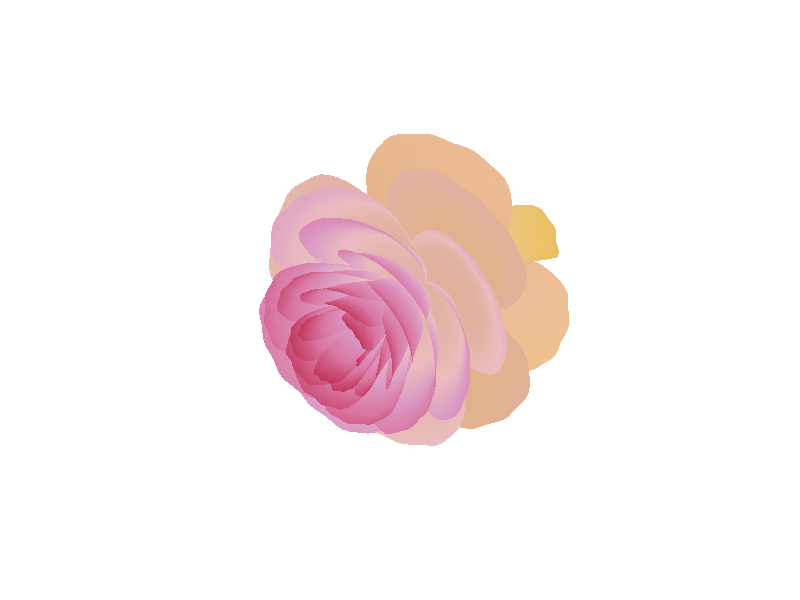

The MATLAB script that drew this image:
function drawRose2
grid on
[x,t]=meshgrid((0:24)./24,(0:0.5:575)./575.*20.*pi-4*pi);
p=(pi/2)*exp(-t./(8*pi));
change=sin(20*t)/150;
u=1-(1-mod(3.3*t,2*pi)./pi).^4./2+change;
y=2*(x.^2-x).^2.*sin(p);

r=u.*(x.*sin(p)+y.*cos(p)).*1.5;
h=u.*(x.*cos(p)-y.*sin(p));

map=[0.9176    0.7490    0.3765
    0.9188    0.7513    0.3879
    0.9200    0.7537    0.3992
    0.9211    0.7560    0.4106
    0.9223    0.7584    0.4220
    0.9235    0.7608    0.4334
    0.9247    0.7631    0.4447
    0.9259    0.7654    0.4561
    0.9270    0.7678    0.4675
    0.9282    0.7702    0.4788
    0.9294    0.7725    0.4902
    0.9298    0.7698    0.5008
    0.9302    0.7670    0.5114
    0.9306    0.7643    0.5220
    0.9310    0.7615    0.5326
    0.9314    0.7588    0.5432
    0.9317    0.7561    0.5537
    0.9321    0.7533    0.5643
    0.9325    0.7506    0.5749
    0.9329    0.7478    0.5855
    0.9333    0.7451    0.5961
    0.9290    0.7404    0.5894
    0.9247    0.7357    0.5828
    0.9204    0.7310    0.5761
    0.9161    0.7263    0.5694
    0.9118    0.7215    0.5627
    0.9074    0.7168    0.5561
    0.9031    0.7121    0.5494
    0.8988    0.7074    0.5427
    0.8945    0.7027    0.5361
    0.8902    0.6980    0.5294
    0.8890    0.6976    0.5388
    0.8878    0.6972    0.5482
    0.8867    0.6968    0.5576
    0.8855    0.6964    0.5670
    0.8843    0.6961    0.5765
    0.8831    0.6957    0.5859
    0.8819    0.6953    0.5953
    0.8808    0.6949    0.6047
    0.8796    0.6945    0.6141
    0.8784    0.6941    0.6235
    0.8827    0.6988    0.6364
    0.8870    0.7035    0.6494
    0.8914    0.7082    0.6623
    0.8957    0.7129    0.6753
    0.9000    0.7177    0.6882
    0.9043    0.7224    0.7011
    0.9086    0.7271    0.7141
    0.9130    0.7318    0.7270
    0.9173    0.7365    0.7400
    0.9216    0.7412    0.7529
    0.9153    0.7275    0.7545
    0.9090    0.7137    0.7560
    0.9028    0.7000    0.7576
    0.8965    0.6863    0.7592
    0.8902    0.6725    0.7608
    0.8839    0.6588    0.7623
    0.8776    0.6451    0.7639
    0.8714    0.6314    0.7655
    0.8651    0.6176    0.7670
    0.8588    0.6039    0.7686
    0.8580    0.5906    0.7557
    0.8572    0.5772    0.7427
    0.8565    0.5639    0.7298
    0.8557    0.5506    0.7168
    0.8549    0.5373    0.7039
    0.8541    0.5239    0.6910
    0.8533    0.5106    0.6780
    0.8526    0.4973    0.6651
    0.8518    0.4839    0.6521
    0.8510    0.4706    0.6392
    0.8420    0.4447    0.6110
    0.8330    0.4188    0.5827
    0.8239    0.3930    0.5545
    0.8149    0.3671    0.5263
    0.8059    0.3412    0.4980
    0.7969    0.3153    0.4698
    0.7879    0.2894    0.4416
    0.7788    0.2636    0.4134
    0.7698    0.2377    0.3851
    0.7608    0.2118    0.3569];
set(gca,'CameraPosition',[2 2 2])
hold on
surface(r.*cos(t),r.*sin(t),h,'EdgeAlpha',0.1,...
    'EdgeColor',[0.5 0.5 0.5],'FaceColor','interp')
colormap(map)
axis off

end

